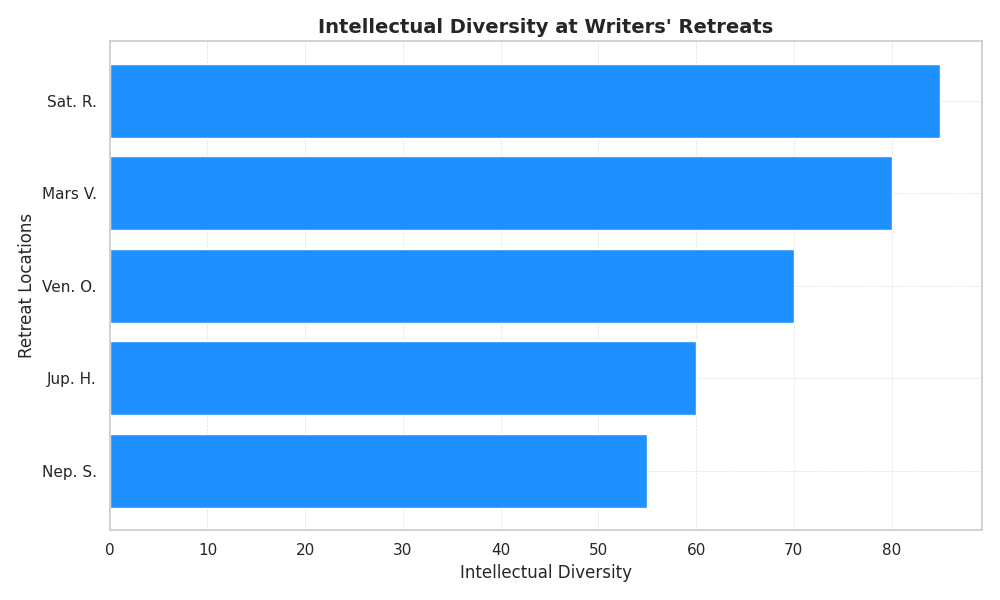

The Python source for this figure:
import matplotlib.pyplot as plt
import numpy as np

# Retreat locations and data
retreats = ['Mars V.', 'Jup. H.', 'Ven. O.', 'Sat. R.', 'Nep. S.']
intellectual_diversity = np.array([80, 60, 70, 85, 55])

# Sort the data
sorted_indices = np.argsort(intellectual_diversity)
retreats_sorted = [retreats[i] for i in sorted_indices]
intellectual_diversity_sorted = intellectual_diversity[sorted_indices]

# Create a bar chart with sorted intellectual diversity
plt.figure(figsize=(10, 6))
plt.barh(retreats_sorted, intellectual_diversity_sorted, color='dodgerblue')

# Adding labels and title
plt.title("Intellectual Diversity at Writers' Retreats", fontsize=14, fontweight='bold')
plt.xlabel('Intellectual Diversity', fontsize=12)
plt.ylabel('Retreat Locations', fontsize=12)

# Enhance visual style
plt.grid(True, linestyle='--', linewidth=0.5, alpha=0.6)

# Automatically adjust layout to prevent label overlap
plt.tight_layout()

# Display the plot
plt.show()
